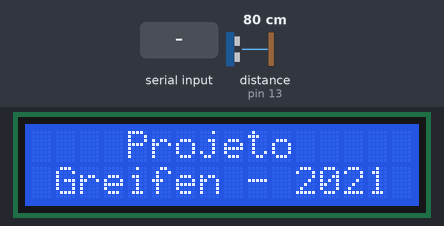
Simulated run of this sketch. Board: Arduino Uno, built with avr-gcc and run on an emulated ATmega328P. Shown: 16×2 character LCD. Inputs (shaded band) come from the test bench; at power-on: distance to the obstacle (sensor on pin 13) 80 cm. The echo pulse lasts 58.3 µs per cm.

Above: at 2.7 s.
2.8 s: "*" received over the second serial link
At 3.2 s:
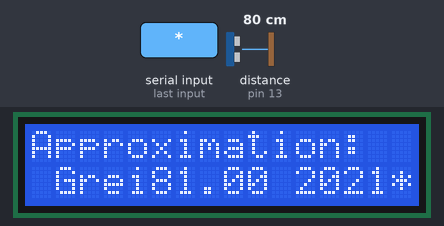
4.3 s: "@" received over the second serial link
At 5.4 s:
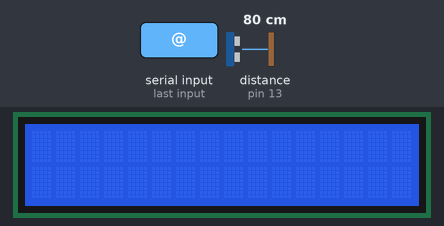
5.9 s: "$" received over the second serial link
At 7.1 s:
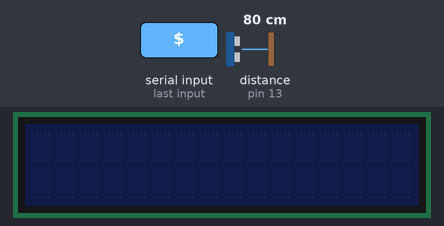
7.4 s: "*" received over the second serial link
At 7.9 s:
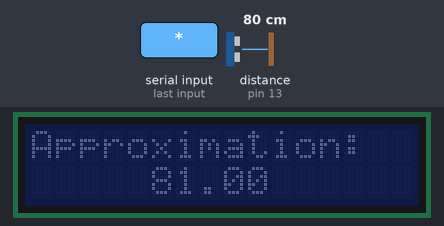
8.9 s: "*" received over the second serial link
At 10.0 s:
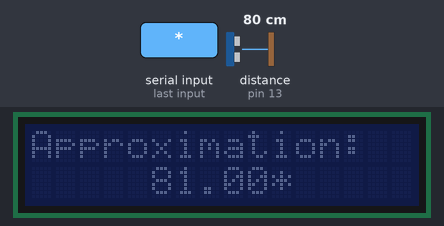
10.5 s: distance to the obstacle (sensor on pin 13) set to 2 cm
At 11.3 s:
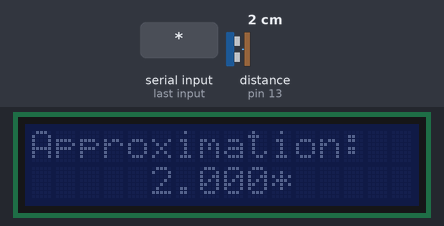
Timing chart, 0 to 13.2 s (numbered marks = the images above; inputs shaded):
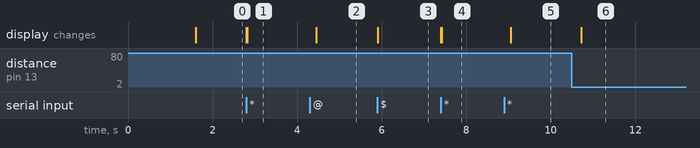

Measured:
- after the input at 2.8 s, the display: first changes at once (image 1 shows a later state)
- after the input at 4.3 s, the display: changes after 0.15 s (image 2)
- after the input at 5.9 s, the display: changes at once (image 3)
- after the input at 7.4 s, the display: first changes at once (image 4 shows a later state)
- after the input at 8.9 s, the display: changes after 0.15 s (image 5)
- after the input at 10.5 s, the display: changes after 0.22 s (image 6)

The sketch:

Bluetooth_ultrasonico_e_display.ino
```cpp
#include <Wire.h>
#include <LiquidCrystal_I2C.h>
#include <SoftwareSerial.h>
#include <NewPing.h>

SoftwareSerial BT (11,10);// RX, TX

#define endereco 0x27
#define colunas 16
#define linhas 2
#define trigger 12 //cinza
#define echo 13 //roxo
#define distancia_max 200

NewPing sonar (trigger, echo, distancia_max);
LiquidCrystal_I2C lcd (endereco, colunas, linhas);

char texto;
float distancia;

void setup() {

  BT.begin(9600);

  lcd.init();
  lcd.backlight();

  lcd.setCursor(3, 0);
  lcd.print("iniciando");
  delay(1500);
  lcd.clear();

  lcd.setCursor(4, 0);
  lcd.print("Projeto");
  lcd.setCursor(1, 1);
  lcd.print("Greifen - 2021");

}

void loop() {

if (BT.available()) {

    texto = BT.read();
    lcd.print(texto);

      if(texto=='@'){
        lcd.clear();}

      if(texto=='#'){
        lcd.backlight();
        lcd.clear();}

      if(texto=='$'){
       lcd.noBacklight();
       lcd.clear();}

      if(texto=='.'){
       lcd.setCursor(0, 1);}

    }

else if(texto=='*'){

       distancia = sonar.ping_cm();
       lcd.setCursor(0,0);
       lcd.print("Approximation:");
       lcd.setCursor(5,1);
       lcd.print(distancia);

       delay(250); }

}
```
